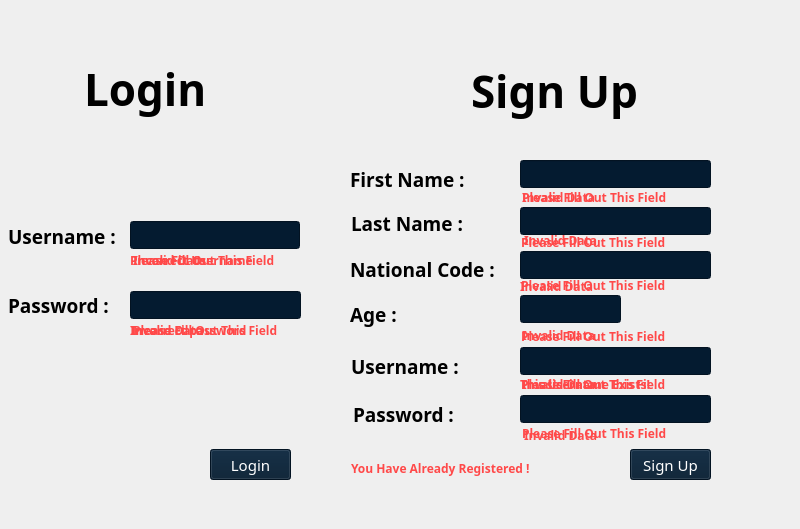
<?xml version="1.0" encoding="UTF-8"?>
<ui version="4.0">
 <class>LoginSigninForm</class>
 <widget class="QWidget" name="LoginSigninForm">
  <property name="enabled">
   <bool>true</bool>
  </property>
  <property name="geometry">
   <rect>
    <x>0</x>
    <y>0</y>
    <width>800</width>
    <height>529</height>
   </rect>
  </property>
  <property name="minimumSize">
   <size>
    <width>800</width>
    <height>529</height>
   </size>
  </property>
  <property name="maximumSize">
   <size>
    <width>800</width>
    <height>529</height>
   </size>
  </property>
  <property name="font">
   <font>
    <family>Myanmar Text</family>
    <bold>true</bold>
   </font>
  </property>
  <property name="mouseTracking">
   <bool>false</bool>
  </property>
  <property name="acceptDrops">
   <bool>true</bool>
  </property>
  <property name="windowTitle">
   <string>Login\Sign In</string>
  </property>
  <property name="windowOpacity">
   <double>11.000000000000000</double>
  </property>
  <property name="autoFillBackground">
   <bool>true</bool>
  </property>
  <property name="styleSheet">
   <string notr="true"/>
  </property>
  <widget class="QLabel" name="loginLabel">
   <property name="geometry">
    <rect>
     <x>84</x>
     <y>53</y>
     <width>161</width>
     <height>71</height>
    </rect>
   </property>
   <property name="font">
    <font>
     <family>Hyogo</family>
     <pointsize>33</pointsize>
     <italic>false</italic>
     <bold>true</bold>
    </font>
   </property>
   <property name="styleSheet">
    <string notr="true">
color: rgb(0, 0, 0);
font:700 33pt &quot;Hyogo&quot;;</string>
   </property>
   <property name="text">
    <string>Login</string>
   </property>
  </widget>
  <widget class="QLineEdit" name="usernameLineEditL">
   <property name="geometry">
    <rect>
     <x>130</x>
     <y>221</y>
     <width>170</width>
     <height>28</height>
    </rect>
   </property>
   <property name="contextMenuPolicy">
    <enum>Qt::DefaultContextMenu</enum>
   </property>
   <property name="styleSheet">
    <string notr="true">color: rgb(255, 255, 255);
background-color: rgb(4, 27, 48);
gridline-color: rgb(91, 91, 91);
font: 10pt &quot;Myanmar Text&quot;;
</string>
   </property>
  </widget>
  <widget class="QLabel" name="usernameLabelL">
   <property name="geometry">
    <rect>
     <x>8</x>
     <y>221</y>
     <width>130</width>
     <height>31</height>
    </rect>
   </property>
   <property name="font">
    <font>
     <family>Hyogo</family>
     <pointsize>14</pointsize>
     <italic>false</italic>
     <bold>true</bold>
    </font>
   </property>
   <property name="styleSheet">
    <string notr="true">color: rgb(0, 0, 0);
font: 700 14pt &quot;Hyogo&quot;;
</string>
   </property>
   <property name="text">
    <string>Username :</string>
   </property>
  </widget>
  <widget class="QLineEdit" name="passwordLineEditL">
   <property name="geometry">
    <rect>
     <x>130</x>
     <y>291</y>
     <width>171</width>
     <height>28</height>
    </rect>
   </property>
   <property name="acceptDrops">
    <bool>false</bool>
   </property>
   <property name="styleSheet">
    <string notr="true">color: rgb(255, 255, 255);
background-color: rgb(4, 27, 48);
gridline-color: rgb(91, 91, 91);
font: 10pt &quot;Myanmar Text&quot;;
</string>
   </property>
  </widget>
  <widget class="QLabel" name="passwordLabelL">
   <property name="geometry">
    <rect>
     <x>8</x>
     <y>286</y>
     <width>130</width>
     <height>39</height>
    </rect>
   </property>
   <property name="font">
    <font>
     <family>Hyogo</family>
     <pointsize>14</pointsize>
     <italic>false</italic>
     <bold>true</bold>
    </font>
   </property>
   <property name="styleSheet">
    <string notr="true">color: rgb(0, 0, 0);
font: 700 14pt &quot;Hyogo&quot;;
</string>
   </property>
   <property name="text">
    <string>Password :</string>
   </property>
  </widget>
  <widget class="QPushButton" name="loginPushButton">
   <property name="geometry">
    <rect>
     <x>210</x>
     <y>449</y>
     <width>81</width>
     <height>31</height>
    </rect>
   </property>
   <property name="font">
    <font>
     <family>Myanmar Text</family>
     <pointsize>11</pointsize>
     <bold>false</bold>
    </font>
   </property>
   <property name="cursor">
    <cursorShape>PointingHandCursor</cursorShape>
   </property>
   <property name="styleSheet">
    <string notr="true">background-color: rgb(4, 27, 48);
color: rgb(255, 255, 255);</string>
   </property>
   <property name="text">
    <string>Login</string>
   </property>
  </widget>
  <widget class="QLineEdit" name="lastNameLineEdit">
   <property name="geometry">
    <rect>
     <x>520</x>
     <y>207</y>
     <width>191</width>
     <height>28</height>
    </rect>
   </property>
   <property name="styleSheet">
    <string notr="true">color: rgb(255, 255, 255);
background-color: rgb(4, 27, 48);
gridline-color: rgb(91, 91, 91);
font: 10pt &quot;Myanmar Text&quot;;
</string>
   </property>
  </widget>
  <widget class="QLineEdit" name="nationalCodeLineEdit">
   <property name="geometry">
    <rect>
     <x>520</x>
     <y>251</y>
     <width>191</width>
     <height>28</height>
    </rect>
   </property>
   <property name="styleSheet">
    <string notr="true">color: rgb(255, 255, 255);
background-color: rgb(4, 27, 48);
gridline-color: rgb(91, 91, 91);
font: 10pt &quot;Myanmar Text&quot;;
</string>
   </property>
  </widget>
  <widget class="QLineEdit" name="firstNameLineEdit">
   <property name="geometry">
    <rect>
     <x>520</x>
     <y>160</y>
     <width>191</width>
     <height>28</height>
    </rect>
   </property>
   <property name="styleSheet">
    <string notr="true">color: rgb(255, 255, 255);
background-color: rgb(4, 27, 48);
gridline-color: rgb(91, 91, 91);
font: 10pt &quot;Myanmar Text&quot;;
</string>
   </property>
  </widget>
  <widget class="QLineEdit" name="ageLineEdit">
   <property name="geometry">
    <rect>
     <x>520</x>
     <y>295</y>
     <width>101</width>
     <height>28</height>
    </rect>
   </property>
   <property name="styleSheet">
    <string notr="true">color: rgb(255, 255, 255);
background-color: rgb(4, 27, 48);
gridline-color: rgb(91, 91, 91);
font: 10pt &quot;Myanmar Text&quot;;
</string>
   </property>
  </widget>
  <widget class="QLineEdit" name="usernameLineEditS">
   <property name="geometry">
    <rect>
     <x>520</x>
     <y>347</y>
     <width>191</width>
     <height>28</height>
    </rect>
   </property>
   <property name="styleSheet">
    <string notr="true">color: rgb(255, 255, 255);
background-color: rgb(4, 27, 48);
gridline-color: rgb(91, 91, 91);
font: 10pt &quot;Myanmar Text&quot;;
</string>
   </property>
  </widget>
  <widget class="QLabel" name="SignInLabel">
   <property name="geometry">
    <rect>
     <x>471</x>
     <y>55</y>
     <width>221</width>
     <height>71</height>
    </rect>
   </property>
   <property name="font">
    <font>
     <family>Hyogo</family>
     <pointsize>33</pointsize>
     <italic>false</italic>
     <bold>true</bold>
    </font>
   </property>
   <property name="styleSheet">
    <string notr="true">color: rgb(0, 0, 0);
font:700 33pt &quot;Hyogo&quot;;</string>
   </property>
   <property name="text">
    <string>Sign Up</string>
   </property>
  </widget>
  <widget class="QLabel" name="lastNameLabel">
   <property name="geometry">
    <rect>
     <x>351</x>
     <y>204</y>
     <width>141</width>
     <height>39</height>
    </rect>
   </property>
   <property name="font">
    <font>
     <family>Hyogo</family>
     <pointsize>14</pointsize>
     <italic>false</italic>
     <bold>true</bold>
    </font>
   </property>
   <property name="styleSheet">
    <string notr="true">color: rgb(0, 0, 0);
font: 700 14pt &quot;Hyogo&quot;;
</string>
   </property>
   <property name="text">
    <string>Last Name : </string>
   </property>
  </widget>
  <widget class="QLabel" name="ageLabel">
   <property name="geometry">
    <rect>
     <x>350</x>
     <y>295</y>
     <width>71</width>
     <height>39</height>
    </rect>
   </property>
   <property name="font">
    <font>
     <family>Hyogo</family>
     <pointsize>14</pointsize>
     <italic>false</italic>
     <bold>true</bold>
    </font>
   </property>
   <property name="styleSheet">
    <string notr="true">color: rgb(0, 0, 0);
font: 700 14pt &quot;Hyogo&quot;;
</string>
   </property>
   <property name="text">
    <string>Age : </string>
   </property>
  </widget>
  <widget class="QLabel" name="firstNameLabel">
   <property name="geometry">
    <rect>
     <x>350</x>
     <y>160</y>
     <width>141</width>
     <height>39</height>
    </rect>
   </property>
   <property name="font">
    <font>
     <family>Hyogo</family>
     <pointsize>14</pointsize>
     <italic>false</italic>
     <bold>true</bold>
    </font>
   </property>
   <property name="styleSheet">
    <string notr="true">color: rgb(0, 0, 0);
font: 700 14pt &quot;Hyogo&quot;;
</string>
   </property>
   <property name="text">
    <string>First Name :</string>
   </property>
  </widget>
  <widget class="QLabel" name="nationalCodeLabel">
   <property name="geometry">
    <rect>
     <x>350</x>
     <y>250</y>
     <width>171</width>
     <height>39</height>
    </rect>
   </property>
   <property name="font">
    <font>
     <family>Hyogo</family>
     <pointsize>14</pointsize>
     <italic>false</italic>
     <bold>true</bold>
    </font>
   </property>
   <property name="styleSheet">
    <string notr="true">color: rgb(0, 0, 0);
font: 700 14pt &quot;Hyogo&quot;;
</string>
   </property>
   <property name="text">
    <string>National Code : </string>
   </property>
  </widget>
  <widget class="QLabel" name="usernameLabelS">
   <property name="geometry">
    <rect>
     <x>351</x>
     <y>347</y>
     <width>121</width>
     <height>39</height>
    </rect>
   </property>
   <property name="font">
    <font>
     <family>Hyogo</family>
     <pointsize>14</pointsize>
     <italic>false</italic>
     <bold>true</bold>
    </font>
   </property>
   <property name="styleSheet">
    <string notr="true">color: rgb(0, 0, 0);
font: 700 14pt &quot;Hyogo&quot;;
</string>
   </property>
   <property name="text">
    <string>Username : </string>
   </property>
  </widget>
  <widget class="QLabel" name="passwordLableS">
   <property name="geometry">
    <rect>
     <x>353</x>
     <y>395</y>
     <width>141</width>
     <height>39</height>
    </rect>
   </property>
   <property name="font">
    <font>
     <family>Hyogo</family>
     <pointsize>14</pointsize>
     <italic>false</italic>
     <bold>true</bold>
    </font>
   </property>
   <property name="styleSheet">
    <string notr="true">color: rgb(0, 0, 0);
font: 700 14pt &quot;Hyogo&quot;;
</string>
   </property>
   <property name="text">
    <string>Password : </string>
   </property>
  </widget>
  <widget class="QLineEdit" name="passwordLineEditS">
   <property name="geometry">
    <rect>
     <x>520</x>
     <y>395</y>
     <width>191</width>
     <height>28</height>
    </rect>
   </property>
   <property name="styleSheet">
    <string notr="true">color: rgb(255, 255, 255);
background-color: rgb(4, 27, 48);
gridline-color: rgb(91, 91, 91);
font: 10pt &quot;Myanmar Text&quot;;
</string>
   </property>
  </widget>
  <widget class="QPushButton" name="signinPushButton">
   <property name="geometry">
    <rect>
     <x>630</x>
     <y>449</y>
     <width>81</width>
     <height>31</height>
    </rect>
   </property>
   <property name="font">
    <font>
     <family>Myanmar Text</family>
     <pointsize>11</pointsize>
     <bold>false</bold>
    </font>
   </property>
   <property name="cursor">
    <cursorShape>PointingHandCursor</cursorShape>
   </property>
   <property name="styleSheet">
    <string notr="true">background-color: rgb(4, 27, 48);
color: rgb(255, 255, 255);</string>
   </property>
   <property name="text">
    <string>Sign Up</string>
   </property>
  </widget>
  <widget class="QLabel" name="label">
   <property name="geometry">
    <rect>
     <x>0</x>
     <y>-1</y>
     <width>800</width>
     <height>529</height>
    </rect>
   </property>
   <property name="text">
    <string/>
   </property>
   <property name="pixmap">
    <pixmap resource="background.qrc">:/image/Login and sign up 2.jpg</pixmap>
   </property>
  </widget>
  <widget class="QLabel" name="firstNameError">
   <property name="geometry">
    <rect>
     <x>522</x>
     <y>187</y>
     <width>171</width>
     <height>20</height>
    </rect>
   </property>
   <property name="styleSheet">
    <string notr="true">font: 9pt &quot;Hyogo&quot;;
color: rgb(255, 73, 73);</string>
   </property>
   <property name="text">
    <string>Please Fill Out This Field</string>
   </property>
  </widget>
  <widget class="QLabel" name="lastNameError">
   <property name="geometry">
    <rect>
     <x>521</x>
     <y>232</y>
     <width>171</width>
     <height>20</height>
    </rect>
   </property>
   <property name="styleSheet">
    <string notr="true">font: 9pt &quot;Hyogo&quot;;
color: rgb(255, 73, 73);</string>
   </property>
   <property name="text">
    <string>Please Fill Out This Field</string>
   </property>
  </widget>
  <widget class="QLabel" name="nationalCodeError">
   <property name="geometry">
    <rect>
     <x>521</x>
     <y>275</y>
     <width>171</width>
     <height>20</height>
    </rect>
   </property>
   <property name="styleSheet">
    <string notr="true">font: 9pt &quot;Hyogo&quot;;
color: rgb(255, 73, 73);</string>
   </property>
   <property name="text">
    <string>Please Fill Out This Field</string>
   </property>
  </widget>
  <widget class="QLabel" name="ageError">
   <property name="geometry">
    <rect>
     <x>521</x>
     <y>326</y>
     <width>171</width>
     <height>20</height>
    </rect>
   </property>
   <property name="styleSheet">
    <string notr="true">font: 9pt &quot;Hyogo&quot;;
color: rgb(255, 73, 73);</string>
   </property>
   <property name="text">
    <string>Please Fill Out This Field</string>
   </property>
  </widget>
  <widget class="QLabel" name="usernameFillError">
   <property name="geometry">
    <rect>
     <x>521</x>
     <y>374</y>
     <width>171</width>
     <height>20</height>
    </rect>
   </property>
   <property name="styleSheet">
    <string notr="true">font: 9pt &quot;Hyogo&quot;;
color: rgb(255, 73, 73);</string>
   </property>
   <property name="text">
    <string>Please Fill Out This Field</string>
   </property>
  </widget>
  <widget class="QLabel" name="passwordFillError">
   <property name="geometry">
    <rect>
     <x>522</x>
     <y>423</y>
     <width>171</width>
     <height>20</height>
    </rect>
   </property>
   <property name="styleSheet">
    <string notr="true">font: 9pt &quot;Hyogo&quot;;
color: rgb(255, 73, 73);</string>
   </property>
   <property name="text">
    <string>Please Fill Out This Field</string>
   </property>
  </widget>
  <widget class="QLabel" name="ageInvalidError">
   <property name="geometry">
    <rect>
     <x>522</x>
     <y>325</y>
     <width>171</width>
     <height>20</height>
    </rect>
   </property>
   <property name="styleSheet">
    <string notr="true">font: 9pt &quot;Hyogo&quot;;
color: rgb(255, 73, 73);</string>
   </property>
   <property name="text">
    <string>Invalid Data</string>
   </property>
  </widget>
  <widget class="QLabel" name="nationalCodeInvalidError">
   <property name="geometry">
    <rect>
     <x>520</x>
     <y>276</y>
     <width>171</width>
     <height>20</height>
    </rect>
   </property>
   <property name="styleSheet">
    <string notr="true">font: 9pt &quot;Hyogo&quot;;
color: rgb(255, 73, 73);</string>
   </property>
   <property name="text">
    <string>Invalid Data</string>
   </property>
  </widget>
  <widget class="QLabel" name="usernameInvalidError">
   <property name="geometry">
    <rect>
     <x>522</x>
     <y>374</y>
     <width>171</width>
     <height>20</height>
    </rect>
   </property>
   <property name="styleSheet">
    <string notr="true">font: 9pt &quot;Hyogo&quot;;
color: rgb(255, 73, 73);</string>
   </property>
   <property name="text">
    <string>Invalid Data</string>
   </property>
  </widget>
  <widget class="QLabel" name="passwordInvalidError">
   <property name="geometry">
    <rect>
     <x>524</x>
     <y>425</y>
     <width>171</width>
     <height>20</height>
    </rect>
   </property>
   <property name="styleSheet">
    <string notr="true">font: 9pt &quot;Hyogo&quot;;
color: rgb(255, 73, 73);</string>
   </property>
   <property name="text">
    <string>Invalid Data</string>
   </property>
  </widget>
  <widget class="QLabel" name="lastNameInvalidError">
   <property name="geometry">
    <rect>
     <x>524</x>
     <y>230</y>
     <width>171</width>
     <height>20</height>
    </rect>
   </property>
   <property name="styleSheet">
    <string notr="true">font: 9pt &quot;Hyogo&quot;;
color: rgb(255, 73, 73);</string>
   </property>
   <property name="text">
    <string>Invalid Data</string>
   </property>
  </widget>
  <widget class="QLabel" name="firstNameInvalidError">
   <property name="geometry">
    <rect>
     <x>522</x>
     <y>187</y>
     <width>171</width>
     <height>20</height>
    </rect>
   </property>
   <property name="styleSheet">
    <string notr="true">font: 9pt &quot;Hyogo&quot;;
color: rgb(255, 73, 73);</string>
   </property>
   <property name="text">
    <string>Invalid Data</string>
   </property>
  </widget>
  <widget class="QLabel" name="usernameExistsError">
   <property name="geometry">
    <rect>
     <x>520</x>
     <y>374</y>
     <width>171</width>
     <height>20</height>
    </rect>
   </property>
   <property name="styleSheet">
    <string notr="true">font: 9pt &quot;Hyogo&quot;;
color: rgb(255, 73, 73);</string>
   </property>
   <property name="text">
    <string>This Username Exists!</string>
   </property>
  </widget>
  <widget class="QLabel" name="loginUsernameInvalidError">
   <property name="geometry">
    <rect>
     <x>133</x>
     <y>250</y>
     <width>171</width>
     <height>20</height>
    </rect>
   </property>
   <property name="styleSheet">
    <string notr="true">font: 9pt &quot;Hyogo&quot;;
color: rgb(255, 73, 73);</string>
   </property>
   <property name="text">
    <string>Invalid Data</string>
   </property>
  </widget>
  <widget class="QLabel" name="loginPasswordInvalidError">
   <property name="geometry">
    <rect>
     <x>130</x>
     <y>320</y>
     <width>171</width>
     <height>20</height>
    </rect>
   </property>
   <property name="styleSheet">
    <string notr="true">font: 9pt &quot;Hyogo&quot;;
color: rgb(255, 73, 73);</string>
   </property>
   <property name="text">
    <string>Invalid Data</string>
   </property>
  </widget>
  <widget class="QLabel" name="loginPasswordEmptyError">
   <property name="geometry">
    <rect>
     <x>133</x>
     <y>320</y>
     <width>169</width>
     <height>20</height>
    </rect>
   </property>
   <property name="styleSheet">
    <string notr="true">font: 9pt &quot;Hyogo&quot;;
color: rgb(255, 73, 73);</string>
   </property>
   <property name="text">
    <string>Please Fill Out This Field</string>
   </property>
  </widget>
  <widget class="QLabel" name="loginPasswordIncorrectError">
   <property name="geometry">
    <rect>
     <x>131</x>
     <y>320</y>
     <width>171</width>
     <height>20</height>
    </rect>
   </property>
   <property name="styleSheet">
    <string notr="true">font: 9pt &quot;Hyogo&quot;;
color: rgb(255, 73, 73);</string>
   </property>
   <property name="text">
    <string>Incorrect password</string>
   </property>
  </widget>
  <widget class="QLabel" name="loginUsernameEmptyError">
   <property name="geometry">
    <rect>
     <x>130</x>
     <y>250</y>
     <width>170</width>
     <height>20</height>
    </rect>
   </property>
   <property name="styleSheet">
    <string notr="true">font: 9pt &quot;Hyogo&quot;;
color: rgb(255, 73, 73);</string>
   </property>
   <property name="text">
    <string>Please Fill Out This Field</string>
   </property>
  </widget>
  <widget class="QLabel" name="loginUsernameIncorrectError">
   <property name="geometry">
    <rect>
     <x>133</x>
     <y>250</y>
     <width>161</width>
     <height>20</height>
    </rect>
   </property>
   <property name="styleSheet">
    <string notr="true">font: 9pt &quot;Hyogo&quot;;
color: rgb(255, 73, 73);</string>
   </property>
   <property name="text">
    <string>Incorrect Username</string>
   </property>
  </widget>
  <widget class="QLabel" name="signUpUserExistError">
   <property name="geometry">
    <rect>
     <x>351</x>
     <y>458</y>
     <width>301</width>
     <height>20</height>
    </rect>
   </property>
   <property name="styleSheet">
    <string notr="true">font: 9pt &quot;Hyogo&quot;;
color: rgb(255, 73, 73);</string>
   </property>
   <property name="text">
    <string>You Have Already Registered !</string>
   </property>
  </widget>
  <zorder>label</zorder>
  <zorder>loginLabel</zorder>
  <zorder>usernameLineEditL</zorder>
  <zorder>usernameLabelL</zorder>
  <zorder>passwordLineEditL</zorder>
  <zorder>passwordLabelL</zorder>
  <zorder>loginPushButton</zorder>
  <zorder>lastNameLineEdit</zorder>
  <zorder>nationalCodeLineEdit</zorder>
  <zorder>firstNameLineEdit</zorder>
  <zorder>ageLineEdit</zorder>
  <zorder>usernameLineEditS</zorder>
  <zorder>SignInLabel</zorder>
  <zorder>lastNameLabel</zorder>
  <zorder>ageLabel</zorder>
  <zorder>firstNameLabel</zorder>
  <zorder>nationalCodeLabel</zorder>
  <zorder>usernameLabelS</zorder>
  <zorder>passwordLableS</zorder>
  <zorder>passwordLineEditS</zorder>
  <zorder>signinPushButton</zorder>
  <zorder>firstNameError</zorder>
  <zorder>lastNameError</zorder>
  <zorder>nationalCodeError</zorder>
  <zorder>ageError</zorder>
  <zorder>usernameFillError</zorder>
  <zorder>passwordFillError</zorder>
  <zorder>ageInvalidError</zorder>
  <zorder>nationalCodeInvalidError</zorder>
  <zorder>usernameInvalidError</zorder>
  <zorder>passwordInvalidError</zorder>
  <zorder>lastNameInvalidError</zorder>
  <zorder>firstNameInvalidError</zorder>
  <zorder>usernameExistsError</zorder>
  <zorder>loginUsernameInvalidError</zorder>
  <zorder>loginPasswordInvalidError</zorder>
  <zorder>loginPasswordEmptyError</zorder>
  <zorder>loginPasswordIncorrectError</zorder>
  <zorder>loginUsernameEmptyError</zorder>
  <zorder>loginUsernameIncorrectError</zorder>
  <zorder>signUpUserExistError</zorder>
 </widget>
 <resources>
  <include location="background.qrc"/>
 </resources>
 <connections/>
</ui>
